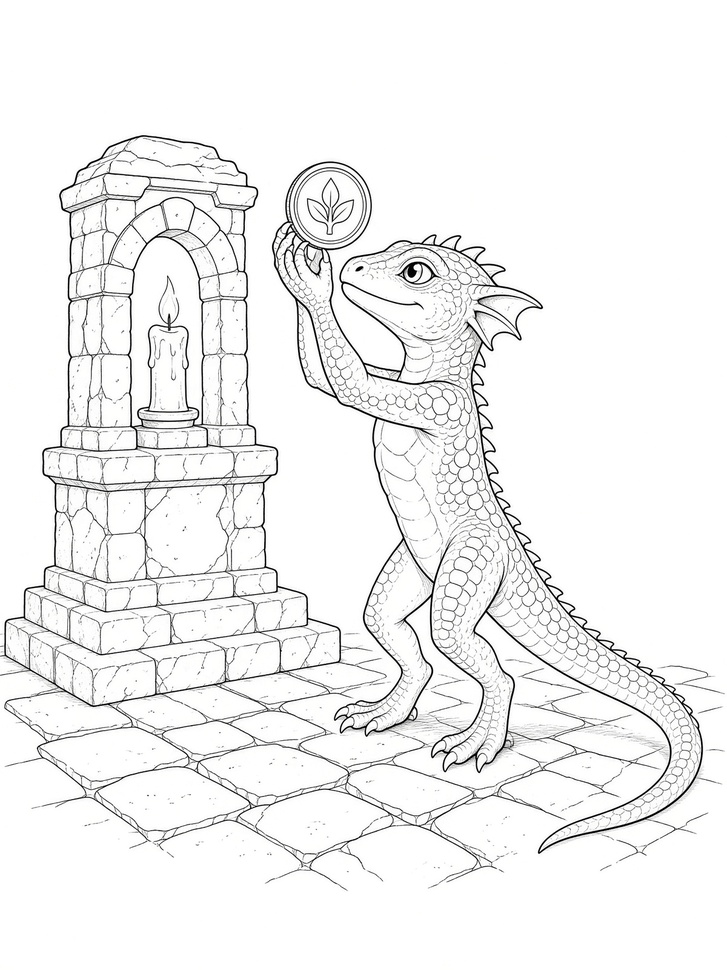
#> input picture web/proof-pages/I-02-kobold-shrine.jpg, 727 x 970 px, shrunk from 1200 x 1600 before the run
$ python unfill_black.py ../web/proof-pages/I-02-kobold-shrine.jpg out.png
#> lines starting #> are read from the running program, lines starting #| are printed output that depends on the picture; after the words box and inside, x2 and y2 are one past the last pixel; in counts of white or black regions, pixels touching at a corner belong together
"""Turn solid black fills into colorable white. Keep thin outlines.

Does not call Flux.
"""

from __future__ import annotations

import sys
from pathlib import Path

from PIL import Image


def unfill(src: Path, dest: Path, radius: int = 3) -> None:
#> called with radius = 3
    image = Image.open(src).convert("L")
    width, height = image.size
#> width = 727; height = 970
    src_px = image.load()
    out = Image.new("L", (width, height), 255)
#> out: PIL image 727x970 L; every value is 255
    dst = out.load()

    def black(x: int, y: int) -> bool:
        return 0 <= x < width and 0 <= y < height and src_px[x, y] < 80

    for y in range(height):
        for x in range(width):
            if not black(x, y):
                continue
            edge = False
            for dy in range(-radius, radius + 1):
                for dx in range(-radius, radius + 1):
                    if dx == 0 and dy == 0:
                        continue
                    if not black(x + dx, y + dy):
                        edge = True
                        break
                if edge:
                    break
            if edge:
                dst[x, y] = 0

    # Drop a decorative outer frame if the rim is a solid rectangle.
    for x in range(width):
        if src_px[x, 0] < 80:
            dst[x, 0] = 255
        if src_px[x, height - 1] < 80:
            dst[x, height - 1] = 255
    for y in range(height):
        if src_px[0, y] < 80:
            dst[0, y] = 255
        if src_px[width - 1, y] < 80:
            dst[width - 1, y] = 255

    dest.parent.mkdir(parents=True, exist_ok=True)
    out.save(dest)
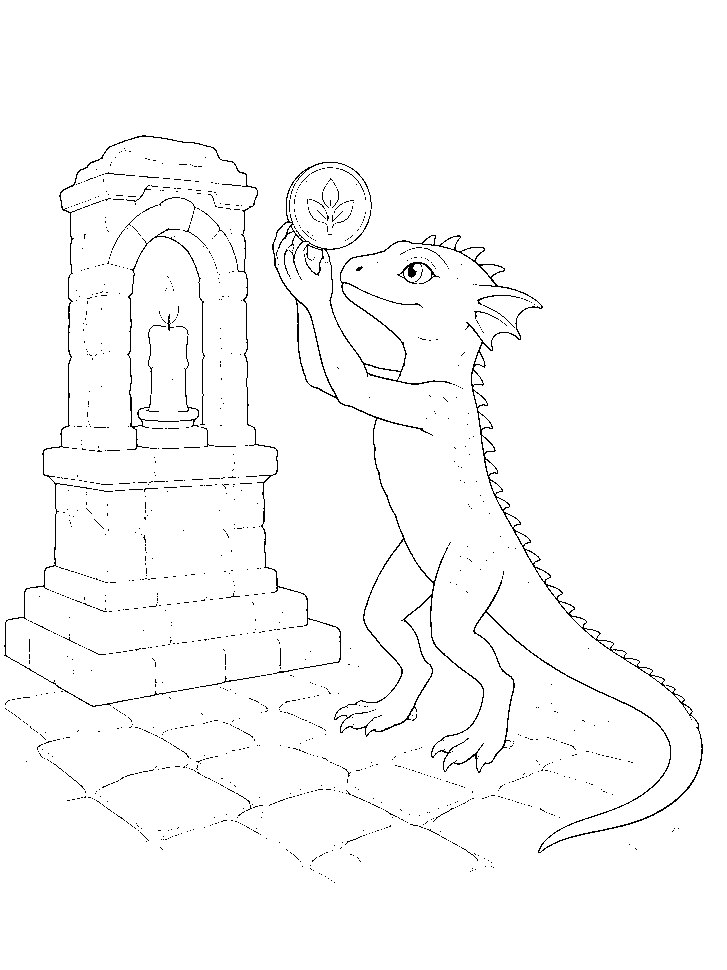
#> saved as out.png: PIL image 727x970 L; 98.1% white; black in thin lines or dots, all inside (x1, y1, x2, y2) = (4, 135, 703, 883)
    print(f"Saved {dest}")


def main() -> int:
    if len(sys.argv) < 2:
        print("Usage: python scripts/unfill_black.py web/kdp-pages/I-08.png")
        return 2
    src = Path(sys.argv[1])
    dest = Path(sys.argv[2]) if len(sys.argv) > 2 else src
    unfill(src, dest)
    return 0


if __name__ == "__main__":
    raise SystemExit(main())
#> (the program exits here)
